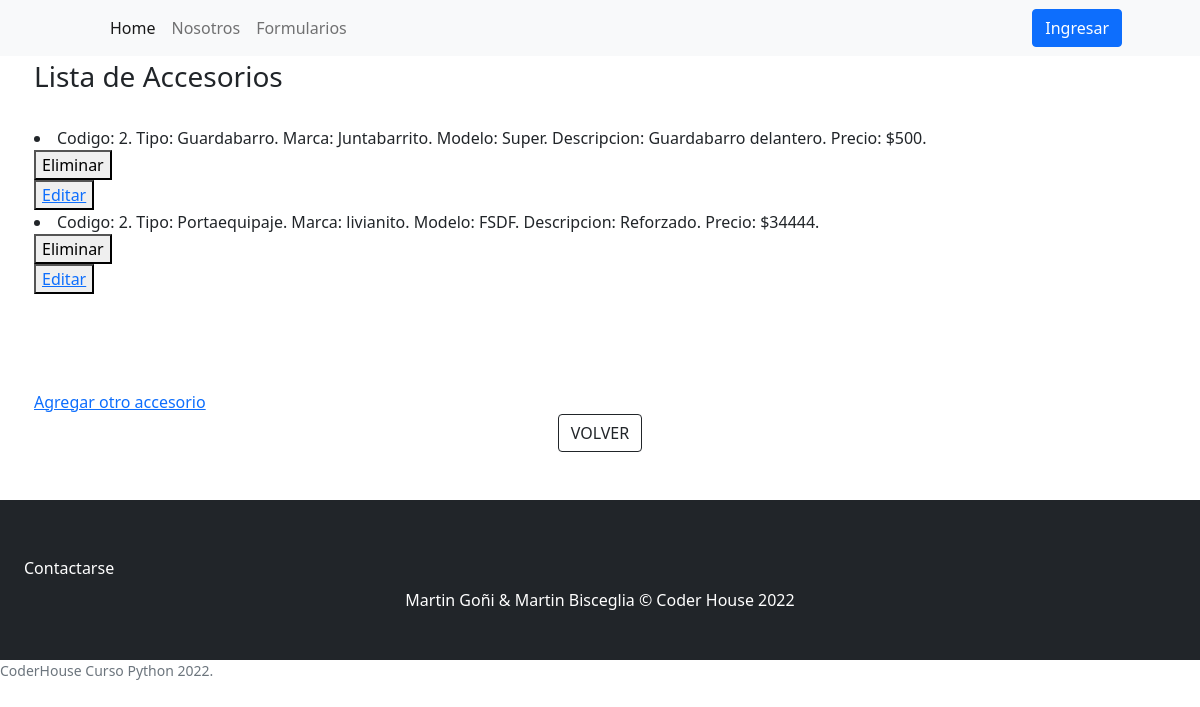
The app's page /Appventas/LeerAccesorios/ with its own data.
### Appventas/models.py (models this page shows, shortened)
class producto (models.Model):
    codigo = models.IntegerField()
    marca = models.CharField(max_length=30)
    modelo = models.CharField(max_length=30)
    descripcion = models.CharField(max_length=100)
    precio = models.IntegerField()
    class Meta:
        abstract = True

class accesorios(producto):#Borre fabricante
    tipo = models.CharField(max_length=30)

### Appventas/views.py (the view)
# urls.py: path('LeerAccesorios/',LeerAcc, name="LeerAcc") ,
def LeerAcc (request):
    print("method:", request.method) #Va  a imprimir por terminal el método que utilizamos.
    FormularioAccesorios=accesorios.objects.all()
    contexto={"Accesorios":FormularioAccesorios}
    return render (request, "VerFormulario_Accesorios.html",contexto)

### Appventas/templates/VerFormulario_Accesorios.html
{% extends 'Padre.html' %}
{% load static %}
{% block bloquecambia %}
<div  class="container px-4 px-lg-1 mt-1">
    <h3>Lista de Accesorios</h3>
    <br>
        {% for Item in Accesorios  %}
        <li>Codigo: {{Item.codigo}}. Tipo: {{Item.tipo}}. Marca: {{Item.marca}}. Modelo: {{Item.modelo}}. Descripcion: {{Item.descripcion}}. Precio: ${{Item.precio}}.</li>
        <div>
            <form action="{% url 'Eliminaracc' Item.id %}" method = "POST">{% csrf_token %}
                 <button type="submit">Eliminar</button>
            </form>
            <button>
                <a href="{% url 'Editaracce' Item.id %}">Editar</a>
           </button>
        </div>
        {% endfor %}
    <br><br>
    <br><br>
    <a href="{% url 'acc_formulario' %}">Agregar otro accesorio</a>
   <div class="text-center" ><a class="btn btn-outline-dark mt-auto" href="/Appventas/">VOLVER</a></div>
    <br><br>
</div>
{% endblock bloquecambia %}

### records on screen
accesorios: codigo "2", tipo "Guardabarro", marca "Juntabarrito", modelo "Super", descripcion "Guardabarro delantero", precio "500"
accesorios: codigo "2", tipo "Portaequipaje", marca "livianito", modelo "FSDF", descripcion "Reforzado", precio "34444"
